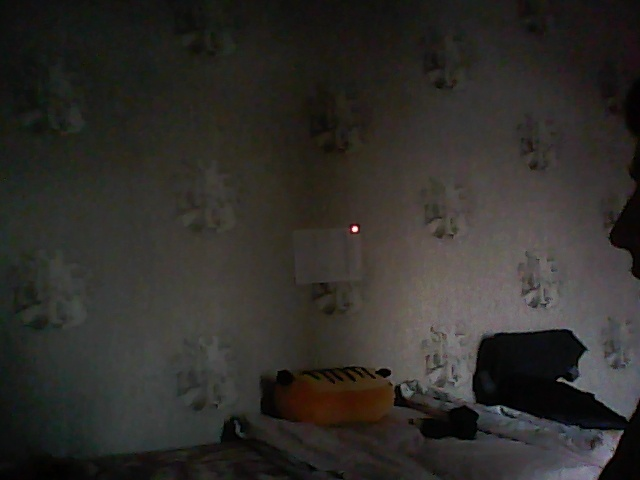
//> input picture data/test/test1.jpg, 640 x 480 px
$ ./spot_centroid   (built with g++ and OpenCV 4)
//> lines starting //> are read from the running program, lines starting //| are printed output that depends on the picture; after the words box and inside, x2 and y2 are one past the last pixel; in counts of white or black regions, pixels touching at a corner belong together
//
// Created by vivi on 20.10.22.
//

#include <opencv2/opencv.hpp>
#include <iostream>
#include <cmath>
#include <string>

using namespace cv;
using namespace std;

int main() {
    Mat image;

// [14 lines of commented-out code are left out]

    image = imread("../data/test1.jpg", 1);
//> image is the input picture: 480 rows x 640 cols, CV_8UC3; mean B, G, R 42, 45.6, 47.7
// [6 lines of commented-out code are left out]

    Mat image_hsv;
    cvtColor(image, image_hsv, COLOR_BGR2HSV);
//> image_hsv: 480 rows x 640 cols, CV_8UC3; mean H, S, V 51.9, 51.6, 49.2

    std::vector<cv::Mat> planes(3);
    cv::split(image_hsv, planes);
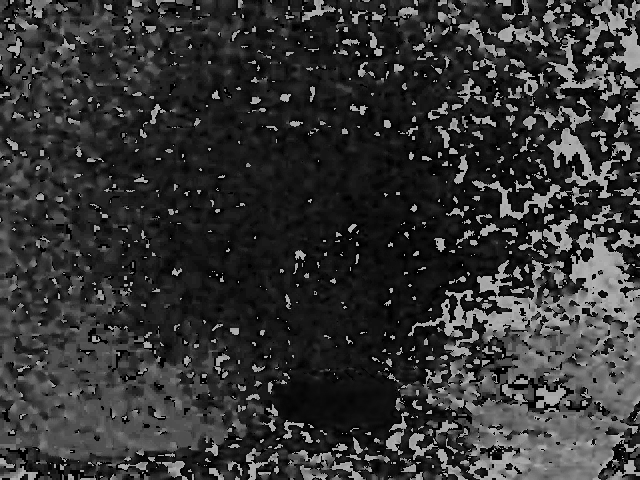
//> planes[0]: 480 rows x 640 cols, CV_8UC1; min 0, max 179, mean 51.9
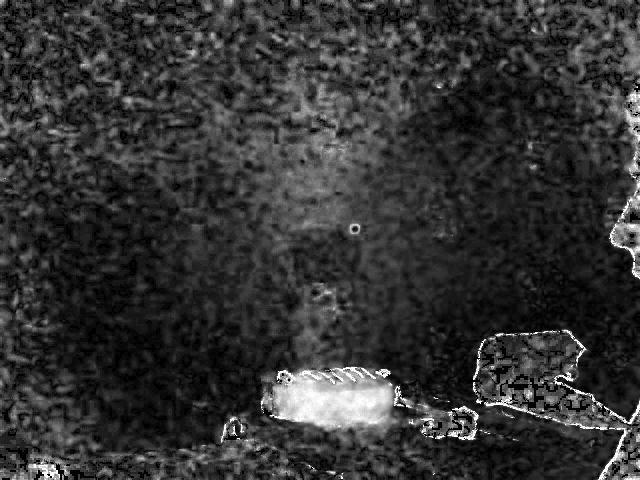
//> planes[1]: 480 rows x 640 cols, CV_8UC1; min 0, max 255, mean 51.6
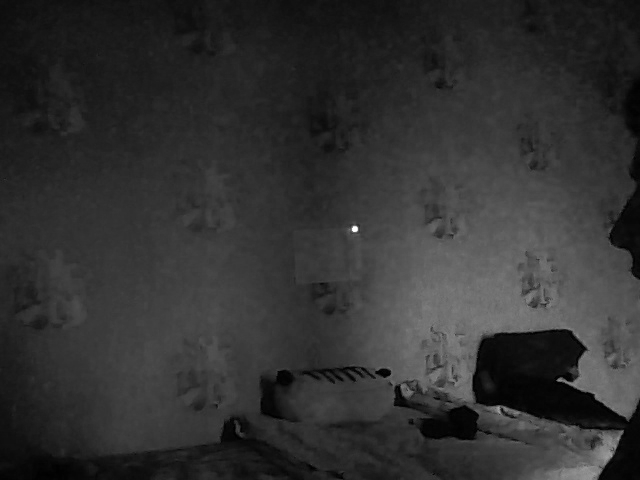
//> planes[2]: 480 rows x 640 cols, CV_8UC1; min 0, max 255, mean 49.2

    Mat val_mat = planes[2];

    double min, max;
    cv::minMaxLoc(val_mat, &min, &max);
//> min = 0; max = 255

    double dv_thr = max * 0.95;
//> dv_thr = 242.2

    Mat val_thr;

    threshold(val_mat, val_thr, dv_thr, 255, THRESH_BINARY);
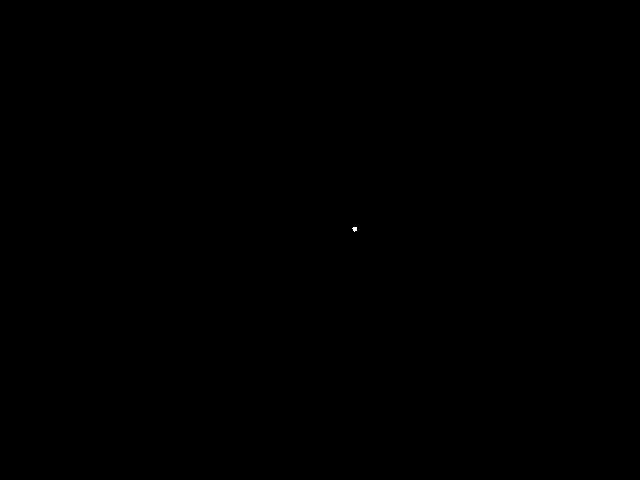
//> val_thr: 480 rows x 640 cols, CV_8UC1; 0.01% white; 1 white region (1 under 20 px)
    int greater_thr = countNonZero(val_thr);
//> greater_thr = 18

    std::cout << "num of greater than 0.95 thr: " <<  greater_thr << '\n';
//| num of greater than 0.95 thr: 18

//    10 < num < 36

    Moments m = moments(val_thr,true);
//> m = moments, m00 18, centre m10/m00, m01/m00 = (354.3, 228.6)
    Point centr(m.m10 / m.m00, m.m01 / m.m00);
//> centr = Point(354, 228)

    cout << "coordinates of centroid: " << Mat(centr) << endl;
//| coordinates of centroid: [354;
//|  228]

    circle(image, centr, 30, Scalar(128, 0, 0), 1);
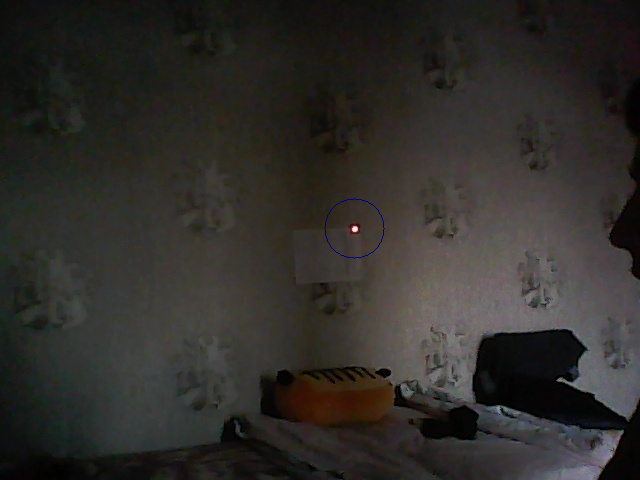
//> image: 480 rows x 640 cols, CV_8UC3; 0.05% of pixels changed, all inside (x1, y1, x2, y2) = (324, 198, 385, 259)


    int blob_area = greater_thr;
//> blob_area = 18
    int diam = ceil(pow(blob_area, 0.5));
//> diam = 5
    cout << "+- diameter of spot: " << diam << endl;
//| +- diameter of spot: 5

    // didn't work. Don't know why
//    Mat crop_mat = val_mat(Range(centr.x-diam,centr.x+diam),Range(centr.y-diam,centr.y+diam));
    Mat crop_mat(image, Rect(Point(centr.x-diam, centr.y+diam), Point(centr.x+diam,centr.y-diam)));

    cv::split(crop_mat, planes);

    val_mat = planes[2];

    double crop_max_val;
    cv::minMaxLoc(val_mat, nullptr, &crop_max_val);
//> crop_max_val = 255

    double crop_thr = crop_max_val * 0.9;
//> crop_thr = 229.5

    Mat thr_mat;
    threshold(val_mat, thr_mat, crop_thr, 255, THRESH_BINARY);
    greater_thr = countNonZero(thr_mat);
//> greater_thr = 22

    std::cout << "number of pixels greater than 0.9 thr in cropped area, total number: " <<  greater_thr << ", " << crop_mat.total() << '\n';
//| number of pixels greater than 0.9 thr in cropped area, total number: 22, 100
    std::cout << "proportion of greater than 0.9 thr in cropped area: " <<  greater_thr / (float)crop_mat.total() << '\n';
//| proportion of greater than 0.9 thr in cropped area: 0.22


    imshow("Image with center", image);
    imshow("Cropped laser spot", crop_mat);

    waitKey();

    return 0;
}
